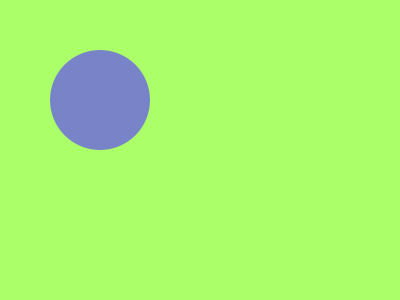
Frame 1 (no input)
Frame 60 (the mouse pressed at the canvas centre just before this capture): identical to frame 1, image omitted
Frame 120 (the mouse held since frame 60 and released just before this capture): identical to frame 1, image omitted

The Processing sketch that drew this single still picture (run headless with seeded random() and noise(); from frame 60 on, the mouse is pressed at the canvas centre):

// Processing sketch: sketch_93
// ── sketch_93.pde
// fun programming #93
// draggable circle with tweening 

float x =100;
float y = 100;
float sz = 100;
color bgcolor;

float current_weight = 2;
float target_weight = 2;

float current_alpha =0;
float target_alpha = 0;

void setup() {
	size(400, 300);
	colorMode(HSB);
	noStroke();
	smooth();

	fill(random(255), 100, 200);
  	bgcolor = color(random(255), 150, 255);
  	background(bgcolor);
}

void draw() {
	background(bgcolor);

	if(dist(x,y,mouseX,mouseY)< sz/2) {
		if(mousePressed) {
		cursor(MOVE);
		x = lerp(x, mouseX, 0.2);
		y = lerp(y, mouseY, 0.2);
		target_weight = 10;
	} else {
		cursor(HAND);
		target_weight = 5;
		}
		target_alpha = 255;
	} else {
		cursor(ARROW);
		target_alpha = 0;
}
	current_weight = lerp(current_weight, target_weight, 0.2);
	strokeWeight(current_weight);

	current_alpha = lerp(current_alpha, target_alpha, 0.2);
	stroke(255, current_alpha);
	ellipse(x, y, sz, sz);
}
